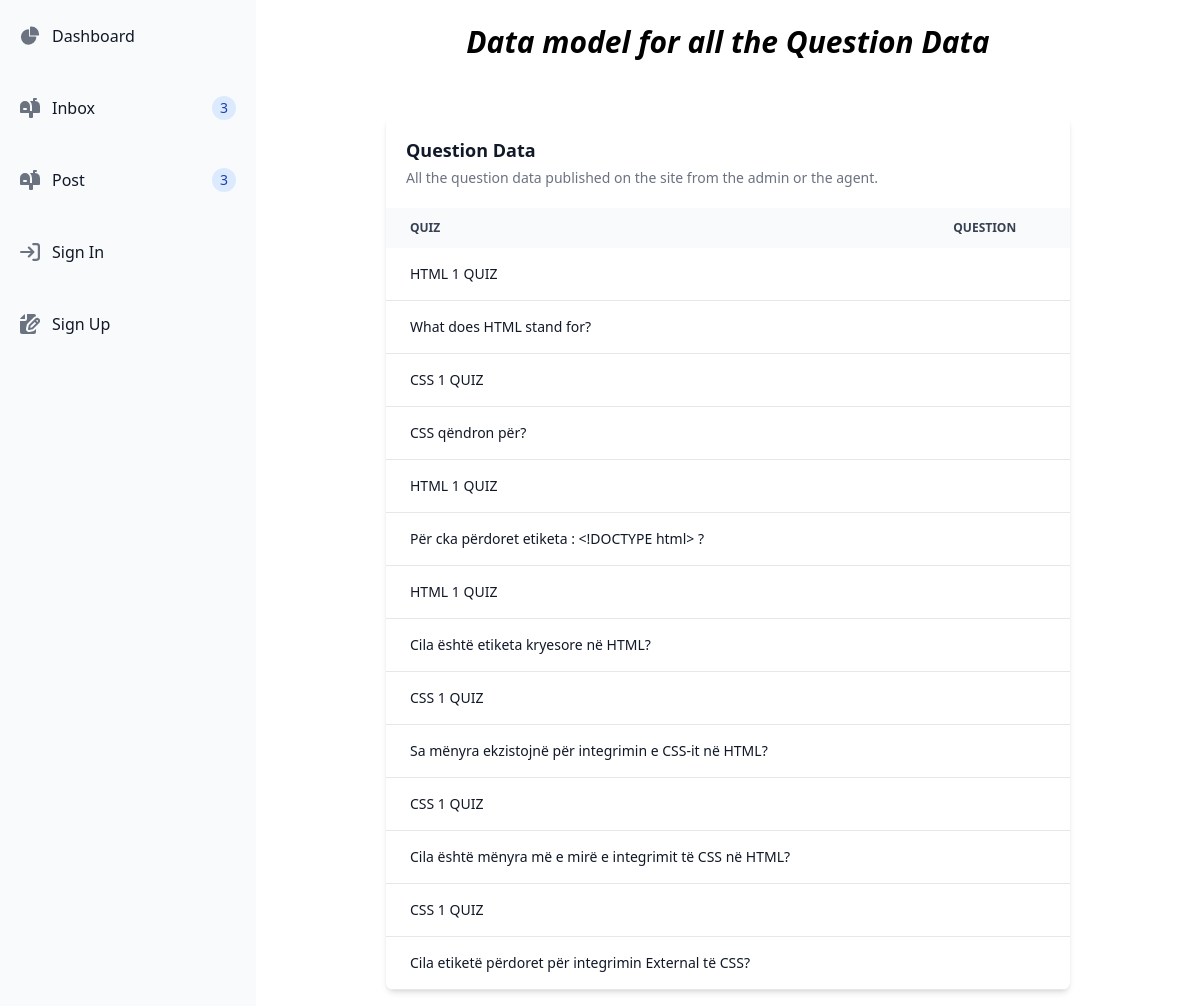
The page /dashboard/questionData/ on the database its author committed.
### challenges/models.py (models this page shows, shortened)
class Question(models.Model):
    quiz = models.ForeignKey(Quiz, on_delete=models.CASCADE)
    text = models.TextField()

class Quiz(models.Model):
    title = models.CharField(max_length=255)
    def __str__(self):
        return self.title

### dashboard/views.py (the view)
# urls.py: path('questionData/', views.questionData, name="questionData"),
def questionData(request):
    question_data = Question.objects.all()
    return render(request, "dashboard/questionData.html", {
        'question_data': question_data,
    })

### dashboard/templates/dashboard/questionData.html (shortened to what this page needs)
{% extends "dashboard/base.html" %}
{% block content %}
<div class="p-4 sm:ml-64 flex flex-col justify-center items-center">
    <h1 class="text-3xl my-2 font-semibold italic mb-14">Data model for all the Question Data</h1>
    <div class="w-3/4 relative overflow-x-auto shadow-md sm:rounded-lg">
        <table class="w-full text-sm text-left rtl:text-right text-gray-500 dark:text-gray-400">
            <caption class="p-5 text-lg font-semibold text-left rtl:text-right text-gray-900 bg-white dark:text-white dark:bg-gray-800">
                Question Data
                <p class="mt-1 text-sm font-normal text-gray-500 dark:text-gray-400">All the question data published on the site from the admin or the agent.</p>
            </caption>
            <thead class="text-xs text-gray-700 uppercase bg-gray-50 dark:bg-gray-700 dark:text-gray-400">
                <tr>
                    <th scope="col" class="px-6 py-3">
                        Quiz
                    </th>
                    <th scope="col" class="px-6 py-3">
                        Question
                    </th>
                </tr>
            </thead>
            {% if question_data %}
                <tbody>
                    {% for question in question_data %}
                        <tr class="text-gray-900 bg-white border-b dark:bg-gray-800 dark:border-gray-700">
                            <th scope="row" class="px-6 py-4 font-medium text-gray-900 whitespace-nowrap dark:text-white">
                                {{ question.quiz }}
                            </th>
                        </tr>
                        <tr class="text-gray-900 bg-white border-b dark:bg-gray-800 dark:border-gray-700">
                            <th scope="row" class="px-6 py-4 font-medium text-gray-900 whitespace-nowrap dark:text-white">
                                {{ question.text }}
                            </th>
                        </tr>
                    {% endfor %}
                </tbody>
            {% endif %}
        </table>
    </div>
</div>
{% endblock %}

### rows shown on the page
Question: quiz "HTML 1 QUIZ", text "What does HTML stand for?"
Question: quiz "CSS 1 QUIZ", text "CSS qëndron për?"
Question: quiz "HTML 1 QUIZ", text "Për cka përdoret etiketa : <!DOCTYPE html> ?"
Question: quiz "HTML 1 QUIZ", text "Cila është etiketa kryesore në HTML?"
Question: quiz "CSS 1 QUIZ", text "Sa mënyra ekzistojnë për integrimin e CSS-it në HTML?"
Question: quiz "CSS 1 QUIZ", text "Cila është mënyra më e mirë e integrimit të CSS në HTML?"
Question: quiz "CSS 1 QUIZ", text "Cila etiketë përdoret për integrimin External të CSS?"
